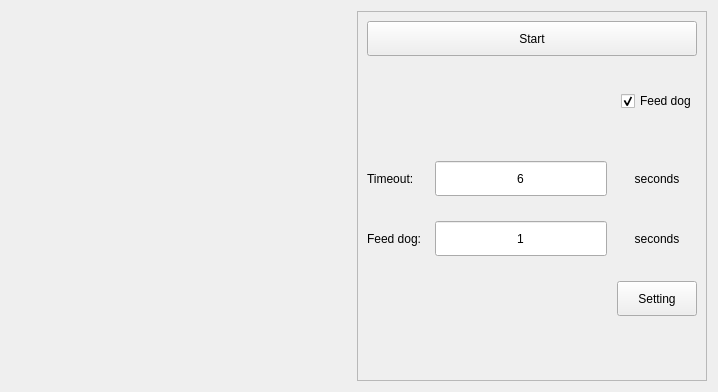
<?xml version="1.0" encoding="UTF-8"?>
<ui version="4.0">
 <class>WatchDogWidgt</class>
 <widget class="QWidget" name="WatchDogWidgt">
  <property name="geometry">
   <rect>
    <x>0</x>
    <y>0</y>
    <width>718</width>
    <height>392</height>
   </rect>
  </property>
  <property name="maximumSize">
   <size>
    <width>16777215</width>
    <height>16777215</height>
   </size>
  </property>
  <property name="windowTitle">
   <string>Form</string>
  </property>
  <layout class="QHBoxLayout" name="horizontalLayout">
   <item>
    <widget class="QWidget" name="TimeDown" native="true">
     <property name="sizePolicy">
      <sizepolicy hsizetype="Expanding" vsizetype="Expanding">
       <horstretch>0</horstretch>
       <verstretch>0</verstretch>
      </sizepolicy>
     </property>
     <layout class="QVBoxLayout" name="verticalLayout"/>
    </widget>
   </item>
   <item>
    <widget class="QFrame" name="frame">
     <property name="minimumSize">
      <size>
       <width>350</width>
       <height>0</height>
      </size>
     </property>
     <property name="maximumSize">
      <size>
       <width>350</width>
       <height>16777215</height>
      </size>
     </property>
     <property name="frameShape">
      <enum>QFrame::StyledPanel</enum>
     </property>
     <property name="frameShadow">
      <enum>QFrame::Raised</enum>
     </property>
     <layout class="QGridLayout" name="gridLayout">
      <property name="verticalSpacing">
       <number>30</number>
      </property>
      <item row="0" column="0" colspan="2">
       <widget class="QPushButton" name="openBtn">
        <property name="minimumSize">
         <size>
          <width>200</width>
          <height>35</height>
         </size>
        </property>
        <property name="text">
         <string>Start</string>
        </property>
       </widget>
      </item>
      <item row="1" column="0">
       <spacer name="horizontalSpacer">
        <property name="orientation">
         <enum>Qt::Horizontal</enum>
        </property>
        <property name="sizeHint" stdset="0">
         <size>
          <width>232</width>
          <height>20</height>
         </size>
        </property>
       </spacer>
      </item>
      <item row="1" column="1">
       <widget class="QCheckBox" name="checkBox">
        <property name="minimumSize">
         <size>
          <width>0</width>
          <height>30</height>
         </size>
        </property>
        <property name="layoutDirection">
         <enum>Qt::LeftToRight</enum>
        </property>
        <property name="text">
         <string>Feed dog</string>
        </property>
        <property name="checked">
         <bool>true</bool>
        </property>
       </widget>
      </item>
      <item row="2" column="0" colspan="2">
       <widget class="QWidget" name="widget" native="true">
        <property name="sizePolicy">
         <sizepolicy hsizetype="Expanding" vsizetype="Expanding">
          <horstretch>0</horstretch>
          <verstretch>0</verstretch>
         </sizepolicy>
        </property>
        <property name="layoutDirection">
         <enum>Qt::LeftToRight</enum>
        </property>
        <property name="autoFillBackground">
         <bool>false</bool>
        </property>
        <property name="styleSheet">
         <string notr="true"/>
        </property>
        <layout class="QGridLayout" name="gridLayout_2">
         <property name="leftMargin">
          <number>0</number>
         </property>
         <property name="topMargin">
          <number>15</number>
         </property>
         <property name="rightMargin">
          <number>0</number>
         </property>
         <property name="bottomMargin">
          <number>15</number>
         </property>
         <property name="horizontalSpacing">
          <number>10</number>
         </property>
         <property name="verticalSpacing">
          <number>25</number>
         </property>
         <item row="3" column="2">
          <widget class="QLabel" name="label_feedgod_sec">
           <property name="minimumSize">
            <size>
             <width>0</width>
             <height>35</height>
            </size>
           </property>
           <property name="text">
            <string>seconds</string>
           </property>
           <property name="alignment">
            <set>Qt::AlignCenter</set>
           </property>
          </widget>
         </item>
         <item row="1" column="0">
          <widget class="QLabel" name="label_timeout">
           <property name="sizePolicy">
            <sizepolicy hsizetype="Preferred" vsizetype="Preferred">
             <horstretch>0</horstretch>
             <verstretch>0</verstretch>
            </sizepolicy>
           </property>
           <property name="text">
            <string>Timeout:</string>
           </property>
          </widget>
         </item>
         <item row="4" column="2">
          <widget class="QPushButton" name="setBtn">
           <property name="minimumSize">
            <size>
             <width>0</width>
             <height>35</height>
            </size>
           </property>
           <property name="text">
            <string>Setting</string>
           </property>
          </widget>
         </item>
         <item row="1" column="1">
          <widget class="QLineEdit" name="timeoutEdt">
           <property name="minimumSize">
            <size>
             <width>0</width>
             <height>35</height>
            </size>
           </property>
           <property name="maximumSize">
            <size>
             <width>16777215</width>
             <height>16777215</height>
            </size>
           </property>
           <property name="text">
            <string>6</string>
           </property>
           <property name="alignment">
            <set>Qt::AlignCenter</set>
           </property>
           <property name="placeholderText">
            <string>1-10</string>
           </property>
          </widget>
         </item>
         <item row="3" column="0">
          <widget class="QLabel" name="label_feeddog">
           <property name="sizePolicy">
            <sizepolicy hsizetype="Preferred" vsizetype="Preferred">
             <horstretch>0</horstretch>
             <verstretch>0</verstretch>
            </sizepolicy>
           </property>
           <property name="text">
            <string>Feed dog: </string>
           </property>
          </widget>
         </item>
         <item row="1" column="2">
          <widget class="QLabel" name="label_timeout_sec">
           <property name="minimumSize">
            <size>
             <width>0</width>
             <height>35</height>
            </size>
           </property>
           <property name="text">
            <string>seconds</string>
           </property>
           <property name="alignment">
            <set>Qt::AlignCenter</set>
           </property>
          </widget>
         </item>
         <item row="3" column="1">
          <widget class="QLineEdit" name="feedEdt">
           <property name="minimumSize">
            <size>
             <width>0</width>
             <height>35</height>
            </size>
           </property>
           <property name="maximumSize">
            <size>
             <width>16777215</width>
             <height>16777215</height>
            </size>
           </property>
           <property name="text">
            <string>1</string>
           </property>
           <property name="alignment">
            <set>Qt::AlignCenter</set>
           </property>
           <property name="readOnly">
            <bool>false</bool>
           </property>
           <property name="placeholderText">
            <string>0.1-10</string>
           </property>
          </widget>
         </item>
         <item row="5" column="2">
          <spacer name="verticalSpacer">
           <property name="orientation">
            <enum>Qt::Vertical</enum>
           </property>
           <property name="sizeHint" stdset="0">
            <size>
             <width>20</width>
             <height>40</height>
            </size>
           </property>
          </spacer>
         </item>
        </layout>
       </widget>
      </item>
     </layout>
    </widget>
   </item>
  </layout>
 </widget>
 <resources/>
 <connections/>
</ui>
